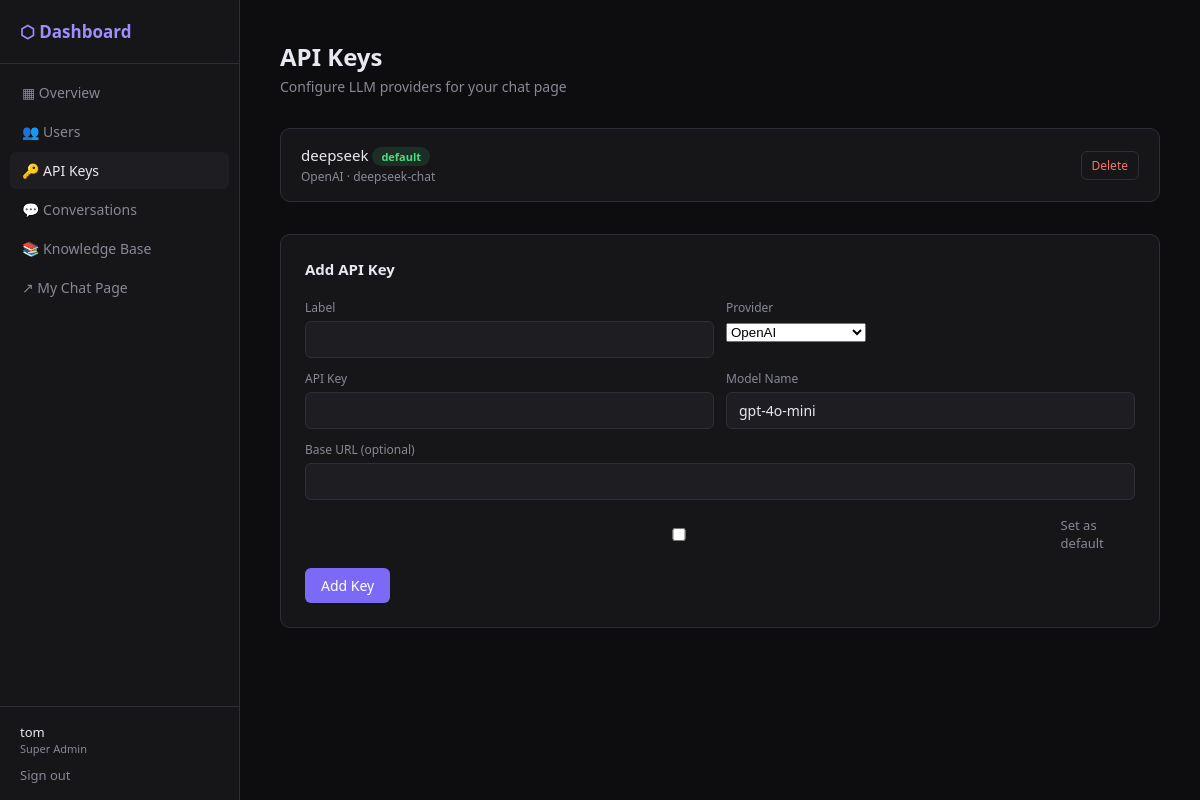
Page /dashboard/api-keys/ (signed in) on the committed database.
### accounts/models.py (models this page shows, shortened)
class User(AbstractUser):
    class Tier(models.TextChoices):
        A = 'A', 'Super Admin'
        B = 'B', 'Provider'
        C = 'C', 'End User'
    tier   = models.CharField(max_length=1, choices=Tier.choices, default=Tier.C)
    parent = models.ForeignKey(
        'self', null=True, blank=True,
        on_delete=models.SET_NULL,
        related_name='children',
    )
    slug = models.SlugField(unique=True, blank=True)

class APIConfiguration(models.Model):
    class Provider(models.TextChoices):
        OPENAI            = 'openai',            'OpenAI'
        OPENAI_COMPATIBLE = 'openai_compatible', 'OpenAI-Compatible'
        DEEPSEEK          = 'deepseek',          'DeepSeek'
    owner      = models.ForeignKey(User, on_delete=models.CASCADE,
                                   related_name='api_configs')
    label      = models.CharField(max_length=100)
    provider   = models.CharField(max_length=30, choices=Provider.choices,
                                  default=Provider.OPENAI)
    api_key    = models.CharField(max_length=500)
    base_url   = models.CharField(max_length=255, blank=True,
                                  help_text='For OpenAI-compatible endpoints')
    model_name = models.CharField(max_length=100, default='gpt-4o-mini')
    is_active  = models.BooleanField(default=True)
    is_default = models.BooleanField(default=False)
    created_at = models.DateTimeField(auto_now_add=True)
    class Meta:
        ordering = ['-is_default', '-created_at']

### dashboard/views.py (the view)
# urls.py: path('api-keys/', views.DashboardAPIKeysView.as_view(), name='dashboard_api_keys'),
class DashboardAPIKeysView(BtierRequiredMixin, View):
    def get(self, request):
        configs = APIConfiguration.objects.filter(owner=request.user)
        return render(request, 'dashboard/api_keys.html', {
            'configs': configs,
            'form': APIConfigForm(),
        })

### accounts/forms.py
class APIConfigForm(forms.ModelForm):
    api_key = forms.CharField(
        widget=forms.PasswordInput(render_value=True),
    )
    class Meta:
        model = APIConfiguration
        fields = ('label', 'provider', 'api_key', 'base_url', 'model_name', 'is_default')

### dashboard/views.py (called while the page is built)
    def dispatch(self, request, *args, **kwargs):
        if not request.user.is_authenticated:
            return self.handle_no_permission()
        if request.user.tier not in [User.Tier.A, User.Tier.B]:
            return redirect('chat_home')
        return super().dispatch(request, *args, **kwargs)

### templates/dashboard/api_keys.html (shortened to what this page needs)
{% extends "dashboard/base.html" %}
{% block dashboard_content %}
<div class="d-header">
  <h1>API Keys</h1>
  <p>Configure LLM providers for your chat page</p>
</div>
<div class="keys-list">
  {% for config in configs %}
  <div class="key-card">
    <div>
      <div class="key-label">
        {{ config.label }}
        {% if config.is_default %}<span class="default-badge">default</span>{% endif %}
      </div>
      <div class="key-meta">{{ config.get_provider_display }} · {{ config.model_name }}</div>
    </div>
    <div class="key-actions">
      <form method="post" action="{% url 'dashboard_delete_api_key' config.pk %}">
        <button type="submit" class="btn btn-ghost" style="font-size:12px;padding:5px 10px;color:var(--red)">Delete</button>
      </form>
    </div>
  </div>
  {% empty %}
  <div style="color:var(--text-muted);font-size:14px;margin-bottom:24px">No API keys yet. Add one below.</div>
  {% endfor %}
</div>
<div class="add-card">
  <h2>Add API Key</h2>
  <form method="post" action="{% url 'dashboard_add_api_key' %}">
    <div class="form-grid">
      <div class="field"><label>Label</label>{{ form.label }}</div>
      <div class="field"><label>Provider</label>{{ form.provider }}</div>
      <div class="field"><label>API Key</label>{{ form.api_key }}</div>
      <div class="field"><label>Model Name</label>{{ form.model_name }}</div>
      <div class="field span-2"><label>Base URL (optional)</label>{{ form.base_url }}</div>
    </div>
    <div class="check-row">{{ form.is_default }} Set as default</div>
    <button type="submit" class="btn btn-primary">Add Key</button>
  </form>
</div>
{% endblock %}

### templates/dashboard/base.html (shortened to what this page needs)
{% extends "base.html" %}
{% block body %}
<div class="d-layout">
  <aside class="d-sidebar">
    <div class="d-logo">⬡ Dashboard</div>
    <nav class="d-nav">
      <a href="{% url 'dashboard_home' %}"
         class="{% if request.resolver_match.url_name == 'dashboard_home' %}active{% endif %}">
        ▦ Overview
      </a>
      <a href="{% url 'dashboard_users' %}"
         class="{% if 'users' in request.resolver_match.url_name %}active{% endif %}">
        👥 Users
      </a>
      <a href="{% url 'dashboard_api_keys' %}"
         class="{% if 'api_key' in request.resolver_match.url_name %}active{% endif %}">
        🔑 API Keys
      </a>
      <a href="{% url 'dashboard_conversations' %}"
         class="{% if 'conversation' in request.resolver_match.url_name %}active{% endif %}">
        💬 Conversations
      </a>
      <a href="{% url 'rag_documents' %}"
         class="{% if 'rag' in request.resolver_match.url_name %}active{% endif %}">
        📚 Knowledge Base
      </a>
      <a href="/chat/u/{{ request.user.slug }}/" target="_blank">
        ↗ My Chat Page
      </a>
    </nav>
    <div class="d-footer">
      <div class="username">{{ request.user.username }}</div>
      <div class="tier">{{ request.user.get_tier_display }}</div>
      <form method="post" action="{% url 'logout' %}" style="margin:0">
        <button type="submit" class="logout-btn">Sign out</button>
      </form>
    </div>
  </aside>
  <main class="d-main">
    {% block dashboard_content %}{% endblock %}
  </main>
</div>
{% endblock %}

### templates/base.html (style rules this page uses)
*, *::before, *::after { box-sizing: border-box; margin: 0; padding: 0; }
:root { --bg: #0d0d0f; --surface: #161618; --surface2: #1e1e22; --border: #2e2e36; --text: #e8e8f0; --text-muted: #888896; --text-dim: #55555e; --accent: #7c6af7; --accent-light: #9d8fff; --accent-glow: rgba(124, 106, 247, 0.15); --green: #4ade80; --red: #f87171; --sidebar-w: 260px; --radius: 10px; --radius-sm: 6px; }
html, body { height: 100%; font-family: system-ui, sans-serif; background: var(--bg); color: var(--text); font-size: 15px; }
a { color: var(--accent-light); text-decoration: none; }
button, .btn { cursor: pointer; font-family: inherit; font-size: 14px; font-weight: 500; border: none; border-radius: var(--radius-sm); padding: 8px 16px; transition: all 0.2s; display: inline-flex; align-items: center; gap: 6px; }
.btn-primary { background: var(--accent); color: white; }
.btn-ghost { background: transparent; color: var(--text-muted); border: 1px solid var(--border); }
input, textarea { font-family: inherit; background: var(--surface2); border: 1px solid var(--border); color: var(--text); border-radius: var(--radius-sm); padding: 8px 12px; font-size: 14px; outline: none; transition: border-color 0.2s; width: 100%; }

### templates/dashboard/base.html (style rules this page uses)
html, body { overflow: auto; }
.d-layout { display: flex; min-height: 100vh; }
.d-sidebar { width: 240px; background: var(--surface); border-right: 1px solid var(--border); display: flex; flex-direction: column; flex-shrink: 0; position: sticky; top: 0; height: 100vh; }
.d-logo { padding: 20px; font-size: 17px; font-weight: 600; color: var(--accent-light); border-bottom: 1px solid var(--border); }
.d-nav { padding: 10px; flex: 1; }
.d-nav a { display: flex; align-items: center; gap: 10px; padding: 9px 12px; border-radius: var(--radius-sm); color: var(--text-muted); font-size: 14px; text-decoration: none; transition: all .15s; margin-bottom: 2px; }
.d-nav a:hover, .d-nav a.active { background: var(--surface2); color: var(--text); }
.d-footer { padding: 16px 20px; border-top: 1px solid var(--border); }
.d-footer .username { font-size: 13px; font-weight: 500; }
.d-footer .tier { font-size: 11px; color: var(--text-muted); margin-bottom: 8px; }
.d-footer .logout-btn { background: none; border: none; padding: 0; font-size: 13px; color: var(--text-muted); cursor: pointer; font-family: inherit; }
.d-main { flex: 1; padding: 40px; min-width: 0; }
.d-header { margin-bottom: 32px; }
.d-header h1 { font-size: 24px; font-weight: 600; }
.d-header p { color: var(--text-muted); font-size: 14px; margin-top: 4px; }

### templates/dashboard/api_keys.html (style rules this page uses)
.keys-list { margin-bottom: 32px; }
.key-card { background: var(--surface); border: 1px solid var(--border); border-radius: var(--radius); padding: 16px 20px; display: flex; align-items: center; justify-content: space-between; margin-bottom: 10px; }
.key-label { font-weight: 500; font-size: 15px; }
.key-meta { font-size: 12px; color: var(--text-muted); margin-top: 3px; }
.key-actions { display: flex; gap: 8px; align-items: center; }
.default-badge { font-size: 11px; background: rgba(74,222,128,.12); color: var(--green); border-radius: 20px; padding: 2px 9px; font-weight: 600; }
.add-card { background: var(--surface); border: 1px solid var(--border); border-radius: var(--radius); padding: 24px; }
.add-card h2 { font-size: 15px; font-weight: 600; margin-bottom: 20px; }
.form-grid { display: grid; grid-template-columns: 1fr 1fr; gap: 12px; margin-bottom: 16px; }
.field label { display: block; font-size: 12px; font-weight: 500; color: var(--text-muted); margin-bottom: 5px; }
.span-2 { grid-column: 1 / -1; }
.check-row { display: flex; align-items: center; gap: 8px; font-size: 13px; color: var(--text-muted); margin-bottom: 16px; }

### rows in the picture
User: user.username "tom", user.tier "Super Admin"
APIConfiguration: label "deepseek", is_default "default", provider "OpenAI", model_name "deepseek-chat"
